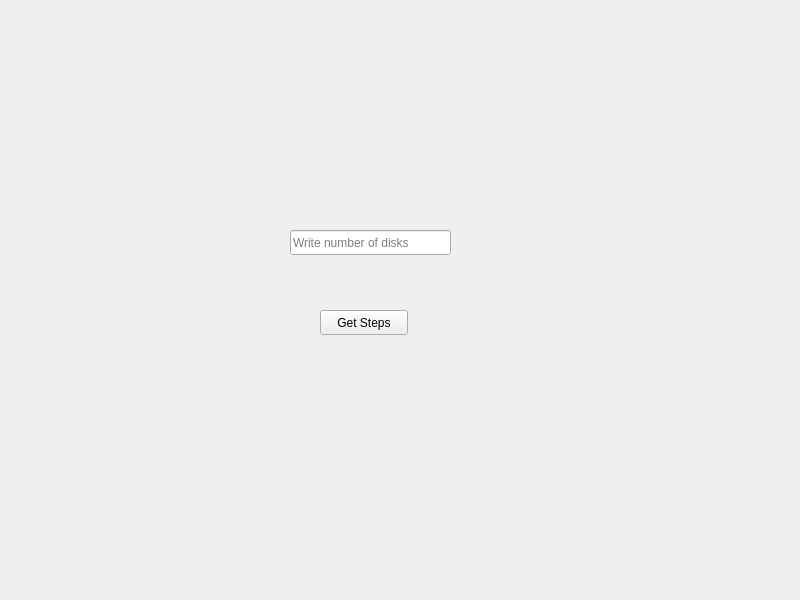
<?xml version="1.0" encoding="UTF-8"?>
<ui version="4.0">
 <class>Widget</class>
 <widget class="QWidget" name="Widget">
  <property name="geometry">
   <rect>
    <x>0</x>
    <y>0</y>
    <width>800</width>
    <height>600</height>
   </rect>
  </property>
  <property name="windowTitle">
   <string>Widget</string>
  </property>
  <widget class="QPushButton" name="getSteps">
   <property name="geometry">
    <rect>
     <x>320</x>
     <y>310</y>
     <width>88</width>
     <height>25</height>
    </rect>
   </property>
   <property name="text">
    <string>Get Steps</string>
   </property>
  </widget>
  <widget class="QLineEdit" name="writeNumber_lineEdit">
   <property name="geometry">
    <rect>
     <x>290</x>
     <y>230</y>
     <width>161</width>
     <height>25</height>
    </rect>
   </property>
   <property name="placeholderText">
    <string>Write number of disks</string>
   </property>
  </widget>
 </widget>
 <resources/>
 <connections/>
</ui>
